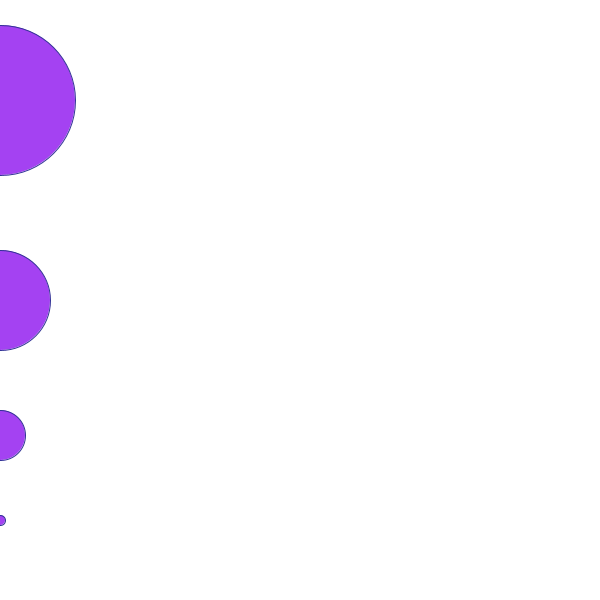
Frame 1 (no input)
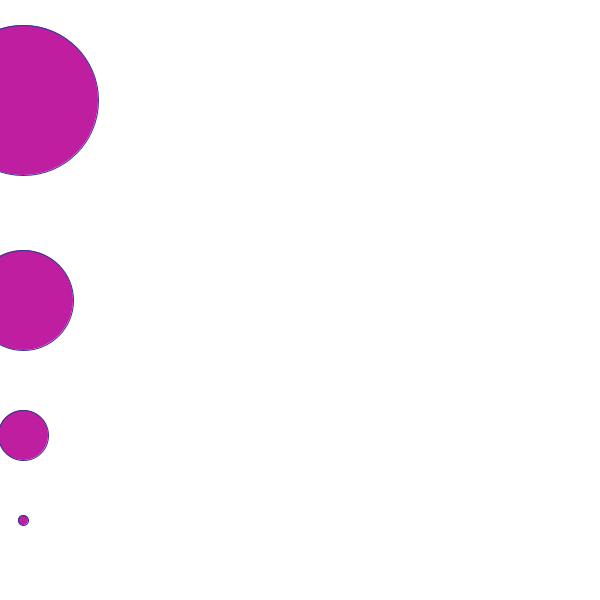
Frame 60 (the mouse pressed at the canvas centre just before this capture)
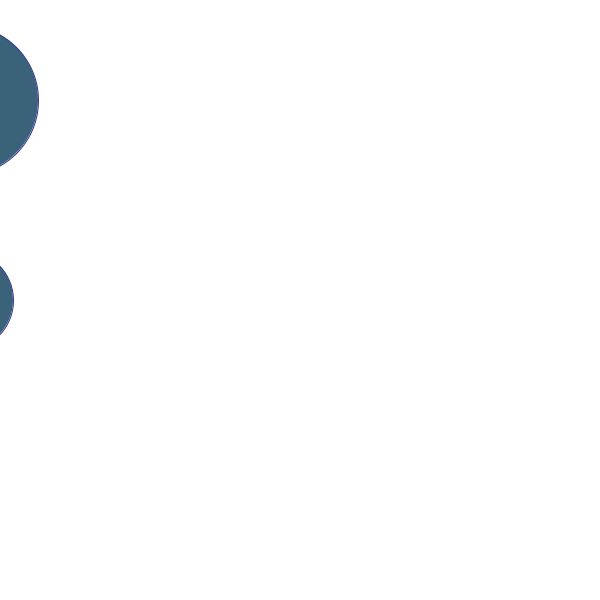
Frame 120 (the mouse held since frame 60 and released just before this capture)

The Processing sketch that drew these frames (run headless with seeded random() and noise(); from frame 60 on, the mouse is pressed at the canvas centre):

// Processing sketch: processing_137241
// ── processing_137241.pde

int position = 0;

int pressedAt = 0;

void setup() {
  size(600,600);
  smooth();
  stroke(50,50,150);
}

void draw() {
fill(random(0, 255), random(0, 255), random(0, 255) );
  background(255);

  ellipse(position,300,100,100);  
  ellipse(position,100,150,150); 
  ellipse(position,435,50,50); 
  ellipse(position,520,10,10); 

  if ( keyPressed ) if (key == 's') {
    pressedAt = millis();
  }

  if ( millis() < pressedAt + 1000 ) {
    position = position + 1; 
  }
   
  else if (millis() > pressedAt - 500) {
  position = position - 1;  
 }
  }
